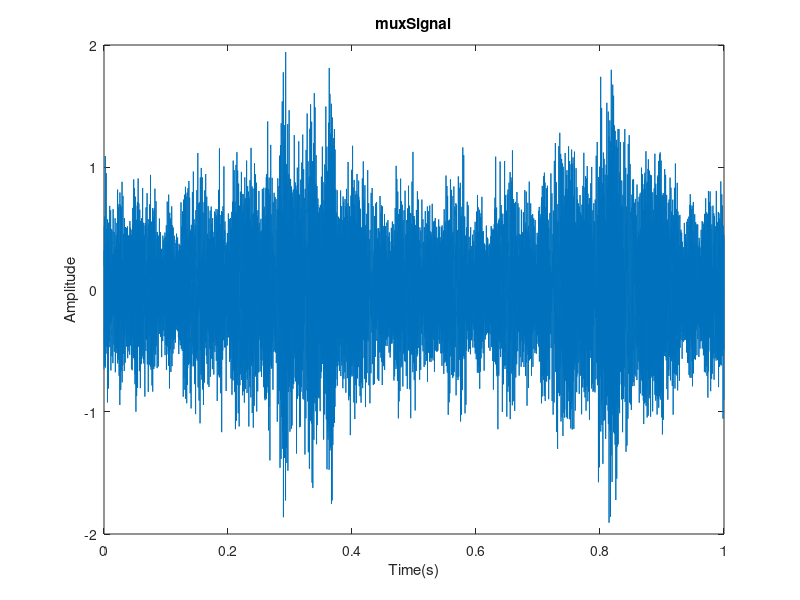
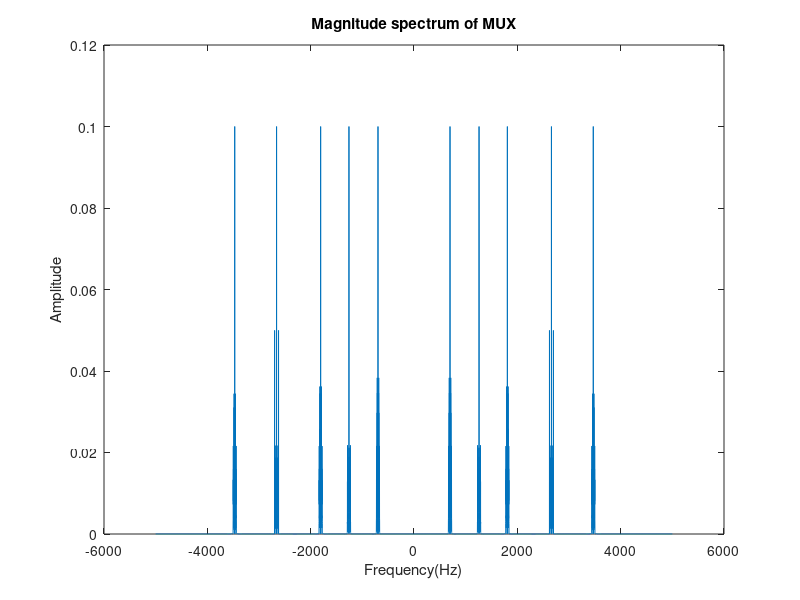

These charts were generated, in order, by the following MATLAB code: (Note: this script raises an error after producing the figures.)
%% Assignment 2, Part 2 (EEG signal analysis)
%  Do not change before line 35
%  You will need to have generated A2P2Data.mat from 
%  GenerateAssignment2Data.m before working with this file.

%  Clearing and preparing the workspace
clear; clc; close all;

%  Load assignment data from A2P1Data.mat.
load('A2P2Data.mat');  

%=================================================================%
%
% Refer to the assignment sheet for details.
% Names of the variables are important,
% e.g. 'a1' is considered a different variable to 'A1'.
% Make sure variables have been declared as they appear in the brief.
%
% Ts - sampling period
% t - time domain vector
% MUX - Fourier Transform
% k - frequency vector
% fshift - frequency shifts
% Mag - magnitude shifts
% Phishift - phase shifts
% xdm - EEG data
% XDM - Fourier Transform
% freqResponse - frequency response of systems
% imp - impulse response of chosen system
% EEG - filtered signals
% eeg - time domain of filtered signals
% eqConv - convolution
%
%====Enter your code below this line================================

%% 2-2.1: Represent the spectrum analyzer

% Insert muxSignal as row vector
muxSignal = muxSignal';

% muxSignal points
samples = length(muxSignal);

% Sampling period
Ts = 1/fs;

% Time domain vector
t = linspace(0,samples*Ts,samples+1); t(end) = [];

% Plot muxSignal
figure(1)
plot(t, muxSignal);
xlabel('Time(s)');
ylabel('Amplitude');
title('muxSignal');

% Compute FFT of muxSignal
MUX = fft(muxSignal);
MUX = fftshift(MUX)/fs;

% Frequency vector
k = linspace(-fs/2,fs/2,samples+1); k(end) = [];

% Plot MUX
figure(2)
plot(k, abs(MUX));
xlabel('Frequency(Hz)');
ylabel('Amplitude');
title('Magnitude spectrum of MUX');

%% 2-2.2: Determine demultiplexing parameters

% Find peaks and frequency shifts of MUX
[peaks, location] = findpeaks(abs(MUX),k, 'NPeaks', 10, 'MinPeakHeight', 0.08);

% Frequency shifts
fshift = location(location>=0); % Positive values
fshift = sort(fshift); % Ascending order

% Magnitude shifts
Mag = peaks(6:end);

% Phase shifts
Phishift = angle(MUX(location>=0));

%% 2-2.3: Remove the frequency shifts for all five astronauts

% Call FDMDemux.p
xdm = FDMDemux(muxSignal,t,Mag,fshift,Phishift);

%% 2-2.4: Review

% Compute FFT in xdm
for ii = 1:length(fshift)
    XDM(ii,:) =  fftshift(fft(xdm(ii,:)));
end

% Plot Magnitude Spectrum for each Data Stream
figure(3)
for i = 1:length(fshift)
    subplot(3,2,i);
    plot(k,abs(XDM(i,:))/fs);
    xlabel('Frequency(Hz)');
    ylabel('Magnitude');
    title(['Data Stream Magnitude ' num2str(i)]);
end

%% 2-2.5: Mathematical analysis

% Display transfer function values
for i = 1:length(sys)
   disp(i);
   factorTF(sys(i));
end

% Comment on each system

%% 2-2.6: System Analysis

% Impulse responses
figure(4)
for i = 1:length(sys)
   subplot(2,2,i);
   impulse(sys(i));
   title(['Impulse response of System ' num2str(i)]);
end

% Step responses
figure(5)
for i = 1:length(sys)
   subplot(2,2,i);
   step(sys(i));
   title(['Step response of System ' num2str(i)]);
end

% Bode plots
figure(6)
for i = 1:length(sys)
   subplot(2,2,i);
   bode(sys(i));
   title(['Bode diagram of System ' num2str(i)]);
end

% Pole zero map
figure(7)
for i = 1:length(sys)
   subplot(2,2,i);
   pzmap(sys(i));
   title(['Pole-zero map of System ' num2str(i)]);
end

%% 2-2.7: Recommend

% See report

%% 2-2.8: Filter the signals

% Setup frequency response for our chosen system

% Complex variable
s = 1i*2*pi*k; % k = frequency vector

% System 3
freqResponse = (413829.0985)./((s + 643.2955).*(s + 643.2955));

% Multiply XDM with freqResponse and store in EEG matrix
for ii = 1:length(XDM(:,1))
   EEG(ii,:) = freqResponse .* XDM(ii,:); 
end

% Convert EEG back to time domain
for ii = 1:length(EEG(:,1))
   eeg(ii,:) = real(ifft(ifftshift(EEG(ii,:)).*fs)); 
end

% Plot each EEG alongside with its eeg
for ii = 1:length(EEG(:,1))
    figure()
    
    % EEG frequency domain
    subplot(2,1,1)
    plot(k, abs(EEG(ii,:))/fs) 
    xlabel('Frequency(Hz)')
    ylabel('Magnitude')
    title(['EEG Signal ' num2str(ii) ' (Frequency Domain)']);
    xlim([-50, 50])
    
    % eeg time domain
    subplot(2,1,2)
    plot(t, eeg(ii,:)/fs) 
    xlabel('Time(s)')
    ylabel('Amplitude')
    title(['eeg Signal ' num2str(ii) ' (Time Domain)']);
end

%% 2-2.9: Equivalence with convolution

% Impulse response
imp = impulse(sys(3),t);

% Convolution of astronaut 1
eqConv = conv(imp,xdm(1,:))/fs;
eqConv = eqConv(1:samples); % Same length

% Compare eqConv with eeg
figure(13)

% eqConv
subplot(2,1,1)
plot(t,eqConv)
xlabel('Time(s)')
ylabel('Amplitude')
title('eqConv of Astronaut 1 (Time Domain)')

% eeg
subplot(2,1,2)
plot(t,eeg(1,:)/fs)
xlabel('Time(s)')
ylabel('Amplitude')
title('eeg Signal of Astronaut 1')

% The plot shows no difference between using convolution and multiplying
% the frequency with time domain. It states that multiplication in the time
% domain also corresponds to convolution in the frequency domain, hence it
% proves so to be true.

%% 2-2.10: Compare

% See report

%% 2-2.11: Digital de-noising

% Plotting the whole EEG in one figure
figure(14)
for ii = 1:length(EEG(:,ii))
    plot(k, abs(EEG(ii,:))/fs) 
    hold on
end
hold off
xlim([-50 50]) % Frequency range
xlabel('Frequency(Hz)') 
ylabel('Magnitude')
title('EEG Astronaut Signals') 
for i = 1:5
    astroNum{i} = ['Astronaut ' num2str(i)];
end
legend(astroNum)

% Beyond bandlimit of 35Hz elements
noise = find(k < -35 | k > 35);

% Creating a filter for corrupted signal
SIG4 = EEG(4,:);

% Removing noise identified outside of bandwidth
SIG4(noise) = 0;

% Restore signal back to EEG
EEG(4,:) = SIG4;

% Plot EEG4
figure(15)
plot(k,abs(EEG(4,:))/fs)
xlim([-50 50]) % Frequency range
xlabel('Frequency(Hz)') 
ylabel('Magnitude')
title('Signal 4 (filtered)') 
legend('Astronaut 4')

% Filtered eeg of Signal 4
eeg(4,:) = real(ifft(ifftshift(EEG(4,:).*fs))); 

% Final representation of Astronaut 4
figure(16)

% EEG frequency domain
subplot(2,1,1)
plot(k, abs(EEG(4,:))/fs) 
xlabel('Frequency(Hz)')
ylabel('Magnitude')
title('EEG Signal 4 (Frequency Domain)');
xlim([-50, 50])
    
% eeg time domain
subplot(2,1,2)
plot(t, eeg(4,:)/fs) 
xlabel('Time(s)')
ylabel('Amplitude')
title('eeg Signal 4 (Time Domain)');


%% 2-2.12: Visual analysis

% See report
